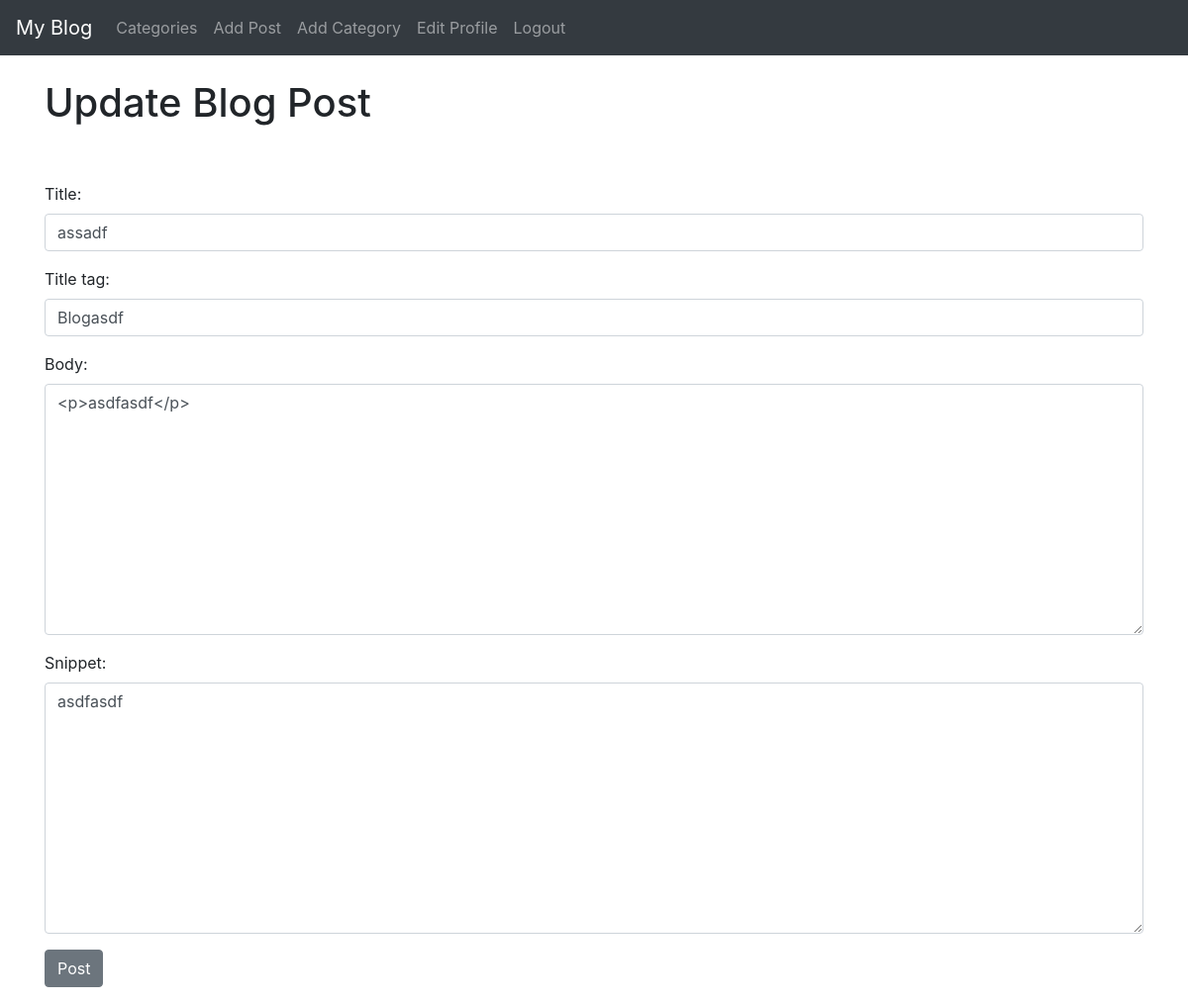
The page /article/edit/7 (signed in) on the database its author committed.
### theblog/models.py (models this page shows, shortened)
class Post(models.Model):
    title = models.CharField(max_length=255)
    header_image = models.ImageField(null=True, blank=True, upload_to='images/')
    title_tag = models.CharField(max_length=255, default='Blog')
    author = models.ForeignKey(User, on_delete=models.CASCADE)
    body = RichTextField(blank=True, null=True)
    added_date = models.DateTimeField(auto_now_add=True)
    category = models.CharField(max_length=255, default='coding')
    snippet = models.CharField(max_length=255)
    likes = models.ManyToManyField(User, related_name='blog_posts')

### theblog/views.py (the view)
# urls.py: path('article/edit/<int:pk>', UpdatePostView.as_view(), name='update_post'),
class UpdatePostView(UpdateView):
    model = Post
    form_class = UpdateForm
    template_name = 'update_post.html'

### theblog/forms.py
class UpdateForm(forms.ModelForm):
    class Meta:
        model = Post
        fields = ('title', 'title_tag', 'body', 'snippet')
        widgets = {
            'title': forms.TextInput(attrs={'class': 'form-control', 'placeholder': 'Write a Title'}),
            'title_tag': forms.TextInput(attrs={'class': 'form-control', 'placeholder': 'Write a Title Tag'}),
            'body': forms.Textarea(attrs={'class': 'form-control', 'placeholder': 'Write your Blog Post'}),
            'snippet': forms.Textarea(attrs={'class': 'form-control'}),
        }

### theblog/templates/update_post.html (shortened to what this page needs)
{% extends 'base.html' %}
{% block content %}
{% if user.is_authenticated %}
    <h1>Update Blog Post</h1>
    <br><br>
    <div class="form-group">
            <form method="POST">
                {{ form.as_p }}
        <button class="btn btn-secondary">Post</button>
    </div>
{% else %}
    You are not allowed here!
{% endif %}
{% endblock %}

### rows shown on the page
Post: title "assadf", title_tag "Blogasdf", body "<p>asdfasdf</p>", snippet "asdfasdf"
